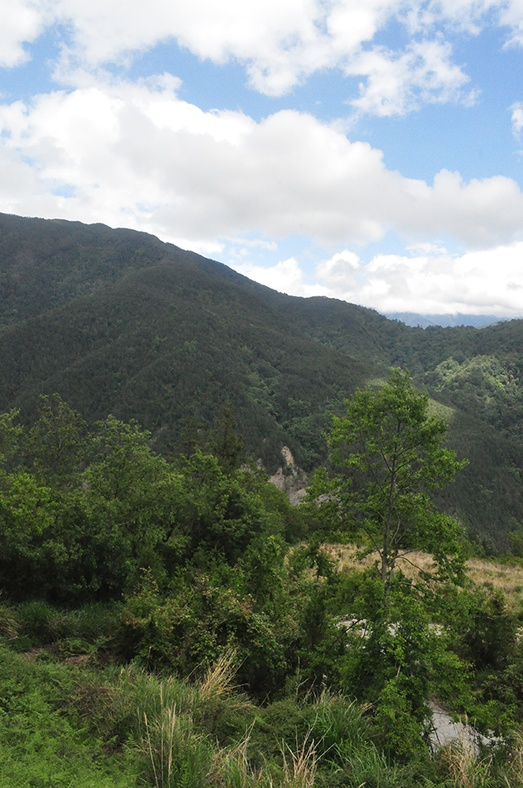
#> input picture para11.jpg, 523 x 788 px, shrunk from 664 x 1000 before the run
$ python stitch.py
#> lines starting #> are read from the running program, lines starting #| are printed output that depends on the picture; after the words box and inside, x2 and y2 are one past the last pixel; in counts of white or black regions, pixels touching at a corner belong together
#!/usr/bin/env python3
import cv2
import numpy as np
import argparse
import sys
import os

# ANSI color codes for pretty console output
class Colors:
    HEADER = '\033[95m'
    OKBLUE = '\033[94m'
    OKGREEN = '\033[92m'
    WARNING = '\033[93m'
    FAIL = '\033[91m'
    ENDC = '\033[0m'
    BOLD = '\033[1m'

def log_info(msg):
    print(f"{Colors.OKBLUE}[INFO]{Colors.ENDC} {msg}")

def log_success(msg):
    print(f"{Colors.OKGREEN}[SUCCESS]{Colors.ENDC} {Colors.BOLD}{msg}{Colors.ENDC}")

def log_warning(msg):
    print(f"{Colors.WARNING}[WARNING]{Colors.ENDC} {msg}")

def log_error(msg):
    print(f"{Colors.FAIL}[ERROR]{Colors.ENDC} {msg}", file=sys.stderr)

def detect_and_match_features(img1, img2, ratio_threshold=0.7):
    """
    Detect SIFT keypoints and descriptors in both images and match them.
    Filters matches using Lowe's ratio test.
    """
    log_info("Converting images to grayscale...")
    gray1 = cv2.cvtColor(img1, cv2.COLOR_BGR2GRAY)
    gray2 = cv2.cvtColor(img2, cv2.COLOR_BGR2GRAY)

    log_info("Initializing SIFT detector...")
    sift = cv2.SIFT_create()

    log_info("Detecting keypoints and computing descriptors...")
    kp1, des1 = sift.detectAndCompute(gray1, None)
    kp2, des2 = sift.detectAndCompute(gray2, None)

    log_info(f"Image 1: Found {len(kp1)} keypoints.")
    log_info(f"Image 2: Found {len(kp2)} keypoints.")

    if des1 is None or des2 is None:
        log_error("Could not compute descriptors. One of the images might lack texture.")
        return None, None, None, None

    log_info("Matching features using Brute-Force Matcher...")
    bf = cv2.BFMatcher()
    # knnMatch returns k best matches for each descriptor
    matches = bf.knnMatch(des1, des2, k=2)

    # Apply Lowe's ratio test
    good_matches = []
    for match_pair in matches:
        if len(match_pair) == 2:
            m, n = match_pair
            if m.distance < ratio_threshold * n.distance:
                good_matches.append(m)

    log_info(f"Found {len(good_matches)} good matches after Lowe's ratio test (threshold={ratio_threshold}).")
    return kp1, kp2, good_matches, (img1, img2)

def compute_homography(kp1, kp2, matches, min_matches=10):
    """
    Compute the Homography matrix using RANSAC.
    """
    if len(matches) < min_matches:
        log_error(f"Not enough matches to compute homography. Required: {min_matches}, Found: {len(matches)}")
        return None

    log_info("Extracting coordinates of matched keypoints...")
    src_pts = np.float32([kp1[m.queryIdx].pt for m in matches]).reshape(-1, 1, 2)
    dst_pts = np.float32([kp2[m.trainIdx].pt for m in matches]).reshape(-1, 1, 2)

    log_info("Computing Homography matrix using RANSAC...")
    # cv2.RANSAC finds the best perspective transformation while filtering out outliers
    H, mask = cv2.findHomography(src_pts, dst_pts, cv2.RANSAC, 5.0)

    inliers = np.sum(mask)
    log_info(f"RANSAC inliers: {inliers} / {len(matches)} matches ({inliers/len(matches)*100:.1f}%)")

    return H

def blend_images(warped_img1, img2_translated, mask1, mask2):
    """
    Blend two images using a distance-transform-based feathering technique.
    Provides a smooth, seamless transition in the overlapping region.
    """
    log_info("Calculating overlap region and blending weights...")

    # Intersection of both masks is the overlap region
    overlap = cv2.bitwise_and(mask1, mask2)

    if np.sum(overlap) == 0:
        log_warning("No overlap detected. Performing a simple direct merge.")
        # Direct merge
        result = np.where(img2_translated > 0, img2_translated, warped_img1)
        return result

    # Compute distance transforms to find distance to the boundaries of masks
    dist1 = cv2.distanceTransform(mask1, cv2.DIST_L2, 3)
    dist2 = cv2.distanceTransform(mask2, cv2.DIST_L2, 3)

    # Normalize distances in the overlap region
    dist_sum = dist1 + dist2
    # Avoid division by zero
    dist_sum[dist_sum == 0] = 1e-5

    w1 = dist1 / dist_sum
    w2 = 1.0 - w1

    # Expand dimensions for channel multiplication
    w1_3d = np.expand_dims(w1, axis=2)
    w2_3d = np.expand_dims(w2, axis=2)

    # Build the final output image
    result = np.zeros_like(warped_img1)

    # 1. Areas where only warped_img1 exists
    mask_only1 = (mask1 == 1) & (mask2 == 0)
    result[mask_only1] = warped_img1[mask_only1]

    # 2. Areas where only img2 exists
    mask_only2 = (mask2 == 1) & (mask1 == 0)
    result[mask_only2] = img2_translated[mask_only2]

    # 3. Overlap area blended using weights
    mask_overlap = (overlap > 0)
    blended_overlap = w1_3d * warped_img1 + w2_3d * img2_translated
    result[mask_overlap] = blended_overlap[mask_overlap].astype(np.uint8)

    return result

def stitch_images(img1, img2, H, blend=True):
    """
    Warp img1 using Homography H and stitch it together with img2.
    Translates coordinates to prevent cropping of negative coordinates.
    """
    log_info("Calculating canvas size to prevent cropping...")
    h1, w1 = img1.shape[:2]
    h2, w2 = img2.shape[:2]

    # Corners of img1: [x, y]
    corners_1 = np.float32([[0, 0], [w1, 0], [w1, h1], [0, h1]]).reshape(-1, 1, 2)
    # Project corners of img1 to img2's perspective
    warped_corners_1 = cv2.perspectiveTransform(corners_1, H)

    # Corners of img2
    corners_2 = np.float32([[0, 0], [w2, 0], [w2, h2], [0, h2]]).reshape(-1, 1, 2)

    # Combine all corners to find bounding box of the canvas
    all_corners = np.concatenate((warped_corners_1, corners_2), axis=0)
    x_min, y_min = all_corners.min(axis=0).ravel()
    x_max, y_max = all_corners.max(axis=0).ravel()

    # Determine dimensions of the output canvas
    canvas_w = int(np.ceil(x_max - x_min))
    canvas_h = int(np.ceil(y_max - y_min))

    log_info(f"Target panorama dimensions: {canvas_w}x{canvas_h}")

    # Compute translation offsets
    tx = -x_min
    ty = -y_min

    # Create translation matrix
    T = np.array([[1, 0, tx], [0, 1, ty], [0, 0, 1]], dtype=np.float32)

    # Adjusted homography including translation
    H_translated = T.dot(H)

    log_info("Warping Image 1...")
    warped_img1 = cv2.warpPerspective(img1, H_translated, (canvas_w, canvas_h))

    log_info("Translating Image 2...")
    img2_translated = np.zeros_like(warped_img1)
    # Place img2 onto the translated position
    img2_translated[int(ty):int(ty)+h2, int(tx):int(tx)+w2] = img2

    # Masks for both warped/translated images
    # We convert to grayscale to find non-black pixel masks
    gray_warped1 = cv2.cvtColor(warped_img1, cv2.COLOR_BGR2GRAY)
    mask1 = (gray_warped1 > 0).astype(np.uint8)

    gray_translated2 = cv2.cvtColor(img2_translated, cv2.COLOR_BGR2GRAY)
    mask2 = (gray_translated2 > 0).astype(np.uint8)

    if blend:
        stitched = blend_images(warped_img1, img2_translated, mask1, mask2)
    else:
        log_info("Blending disabled. Performing direct overwrite.")
        stitched = warped_img1.copy()
        # Direct copy of img2 on top of img1 where img2 has pixels
        stitched[mask2 == 1] = img2_translated[mask2 == 1]

    # Crop trailing black borders if any
    # Find bounding box of the non-zero pixels in stitched
    gray_stitched = cv2.cvtColor(stitched, cv2.COLOR_BGR2GRAY)
    coords = cv2.findNonZero(gray_stitched)
    if coords is not None:
        x, y, w, h = cv2.boundingRect(coords)
        stitched = stitched[y:y+h, x:x+w]
        log_info(f"Cropped black outer borders. Final size: {w}x{h}")

    return stitched

def main():
    parser = argparse.ArgumentParser(description="Stitch two overlapping images into a panorama using SIFT.")
    parser.add_argument("--img1", type=str, default="para11.jpg", help="Path to the first image (will be warped).")
    parser.add_argument("--img2", type=str, default="para12.jpg", help="Path to the second image (anchor image).")
    parser.add_argument("--output", type=str, default="panorama.jpg", help="Path to save the stitched panorama.")
    parser.add_argument("--ratio", type=float, default=0.7, help="Lowe's ratio test threshold (default: 0.7).")
    parser.add_argument("--no-blend", action="store_true", help="Disable distance-based blending.")
    parser.add_argument("--save-matches", type=str, default=None, help="Save a visualization of feature matches to this path.")

    args = parser.parse_args()

    if not os.path.exists(args.img1):
        log_error(f"Image 1 not found at path: {args.img1}")
        sys.exit(1)
    if not os.path.exists(args.img2):
        log_error(f"Image 2 not found at path: {args.img2}")
        sys.exit(1)

    log_info(f"Loading images:\n  Image 1: {args.img1}\n  Image 2: {args.img2}")
    img1 = cv2.imread(args.img1)
#> img1 is the input picture: shape (788, 523, 3); mean B, G, R 117.2, 127.1, 117.7
    img2 = cv2.imread(args.img2)
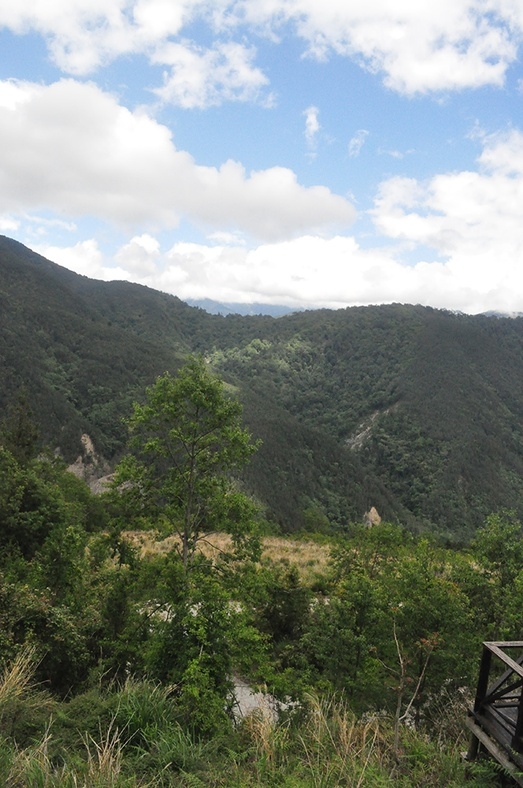
#> input picture para12.jpg, 523 x 788 px, shrunk from 664 x 1000 before the run
#> img2 is the input picture: shape (788, 523, 3); mean B, G, R 124.7, 132.1, 123.9

    if img1 is None:
        log_error(f"Failed to load image 1: {args.img1}")
        sys.exit(1)
    if img2 is None:
        log_error(f"Failed to load image 2: {args.img2}")
        sys.exit(1)

    # 1. Feature detection & matching
    kp1, kp2, matches, images = detect_and_match_features(img1, img2, ratio_threshold=args.ratio)
#> in detect_and_match_features, `gray2 = cv2.cvtColor(img2, cv2.COLOR_BGR2GRAY)`:
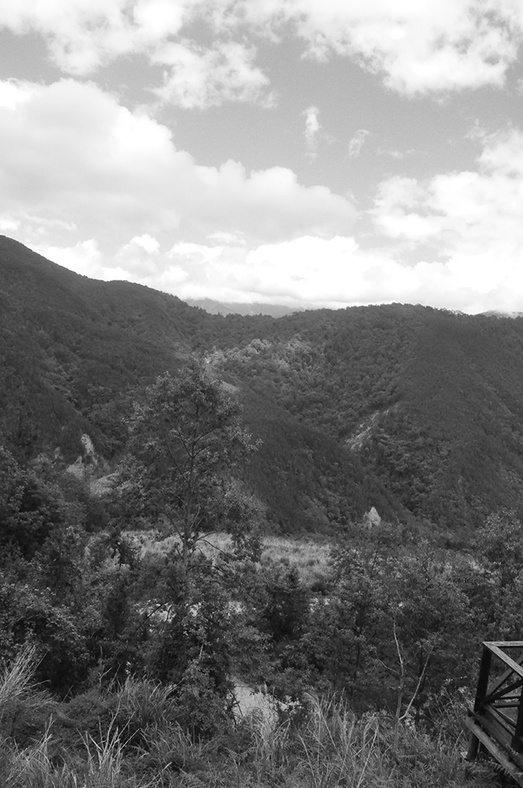
#> gray2: shape (788, 523); min 1, max 255, mean 128.8
#> in detect_and_match_features, `kp1, des1 = sift.detectAndCompute(gray1, None)`: kp1 = 1812 keypoints; strongest (x, y, size): (364, 621, 2.6), (381, 550, 2.2), (455, 575, 2.1), (434, 729, 2)
#> in detect_and_match_features, `kp2, des2 = sift.detectAndCompute(gray2, None)`: kp2 = 1807 keypoints; strongest (x, y, size): (400, 605, 1.9), (226, 708, 2), (170, 620, 2.2), (191, 550, 1.9)
#> in detect_and_match_features, `matches = bf.knnMatch(des1, des2, k=2)`: matches = 1812 matches
#> after the loop in detect_and_match_features, `for match_pair in matches:`: good_matches = 291 matches
#> matches = 291 matches

    if matches is None or len(matches) < 4:
        log_error("Failed to find enough keypoint matches. Panorama cannot be created.")
        sys.exit(1)

    # Optional matches visualization
    if args.save_matches:
        log_info(f"Saving match visualization to: {args.save_matches}")
        matched_viz = cv2.drawMatches(img1, kp1, img2, kp2, matches, None,
                                      flags=cv2.DrawMatchesFlags_NOT_DRAW_SINGLE_POINTS)
        cv2.imwrite(args.save_matches, matched_viz)

    # 2. Homography computation
    H = compute_homography(kp1, kp2, matches)
#> in compute_homography, `src_pts = np.float32([kp1[m.queryIdx].pt for m in matches]).reshape(-1..`: src_pts = 291 rows, first 8: [36.15, 218], [88.17, 223.1], [102.6, 224.5], [150.4, 232.4], [191.3, 252.2], [204.7, 108.9], [209.5, 656.6], [211, 633.4]
#> in compute_homography, `dst_pts = np.float32([kp2[m.trainIdx].pt for m in matches]).reshape(-1..`: dst_pts = 291 rows, first 8: [371, 306.6], [105.3, 280], [354.5, 307.9], [122.3, 279.1], [354.5, 307.9], [176, 297.2], [6.17, 656.8], [7.17, 632]
#> in compute_homography, `H, mask = cv2.findHomography(src_pts, dst_pts, cv2.RANSAC, 5.0)`: H = [[1.24, 0.0218, -266.8], [0.163, 1.18, -77.31], [0.000443, 2.78e-05, 1]]; mask = 291 values, max 1 at index 6, min 0 at index 0, mean 0.935
#> in compute_homography, `inliers = np.sum(mask)`: inliers = 272

    if H is None:
        log_error("Homography estimation failed.")
        sys.exit(1)

    # 3. Stitch & Warp
    blend_enabled = not args.no_blend
    panorama = stitch_images(img1, img2, H, blend=blend_enabled)
#> in stitch_images, `warped_corners_1 = cv2.perspectiveTransform(corners_1, H)`: warped_corners_1 = [[-266.8, -77.31], [308.8, 6.36], [317.1, 745.9], [-244.3, 831.8]]
#> in stitch_images, `all_corners = np.concatenate((warped_corners_1, corners_2), axis=0)`: all_corners = [[-266.8, -77.31], [308.8, 6.36], [317.1, 745.9], [-244.3, 831.8], [0, 0], [523, 0], [523, 788], [0, 788]]
#> in stitch_images, `x_min, y_min = all_corners.min(axis=0).ravel()`: x_min = -266.8; y_min = -77.31
#> in stitch_images, `x_max, y_max = all_corners.max(axis=0).ravel()`: x_max = 523; y_max = 831.8
#> in stitch_images, `canvas_w = int(np.ceil(x_max - x_min))`: canvas_w = 790
#> in stitch_images, `canvas_h = int(np.ceil(y_max - y_min))`: canvas_h = 910
#> in stitch_images, `tx = -x_min`: tx = 266.8
#> in stitch_images, `ty = -y_min`: ty = 77.31
#> in stitch_images, `T = np.array([[1, 0, tx], [0, 1, ty], [0, 0, 1]], dtype=np.float32)`: T = [[1, 0, 266.8], [0, 1, 77.31], [0, 0, 1]]
#> in stitch_images, `H_translated = T.dot(H)`: H_translated = [[1.36, 0.0292, -9.47e-06], [0.197, 1.18, -2.83e-06], [0.000443, 2.78e-05, 1]]
#> in stitch_images, `mask1 = (gray_warped1 > 0).astype(np.uint8)`:
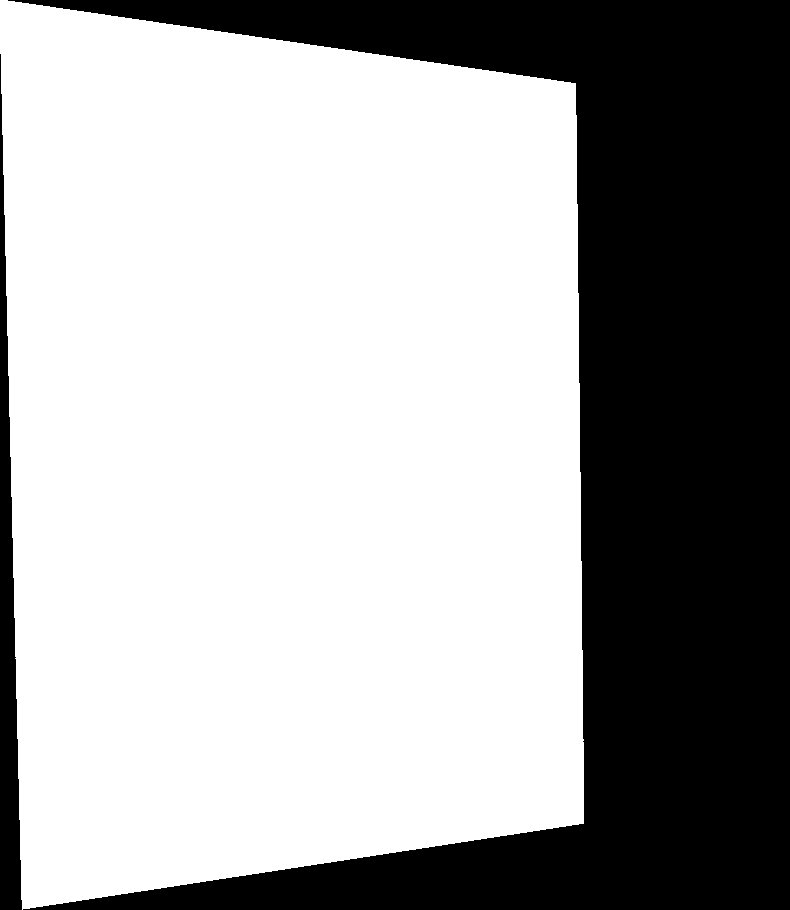
#> mask1: shape (910, 790); values 0 (black) and 1 (white), 65.4% white; 2 black regions, box (x1, y1, x2, y2) and area: (8, 0, 790, 910) 238962, (0, 54, 22, 910) 9523
#> in stitch_images, `mask2 = (gray_translated2 > 0).astype(np.uint8)`: mask2: shape (910, 790); values 0 (black) and 1 (white), 57.3% white; 1 black region, box (x1, y1, x2, y2) and area: (0, 0, 790, 910) 306776
#> in blend_images, `overlap = cv2.bitwise_and(mask1, mask2)`: overlap: shape (910, 790); values 0 (black) and 1 (white), 33.7% white; 1 white region, box (x1, y1, x2, y2) and area: (266, 77, 584, 865) 242082
#> in blend_images, `dist_sum = dist1 + dist2`:
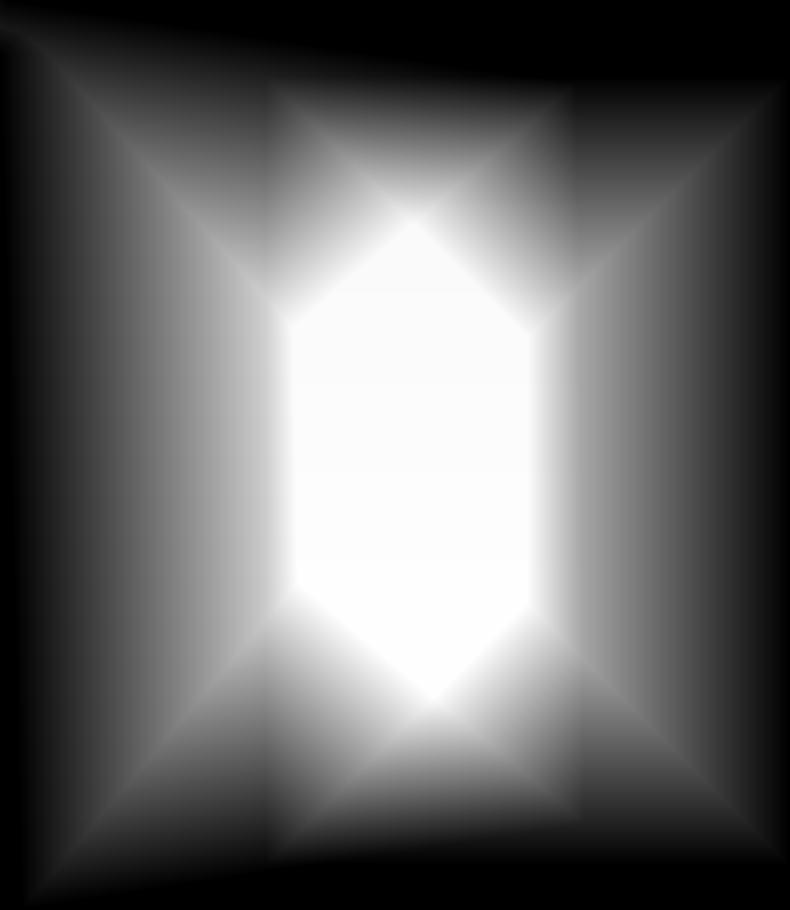
#> dist_sum: shape (910, 790) float32; min 0, max 303.7, mean 124.9; drawn with min black and max white
#> in blend_images, `dist_sum[dist_sum == 0] = 1e-5`: dist_sum: shape (910, 790) float32; 10.91% of pixels changed, all inside (x1, y1, x2, y2) = (0, 0, 790, 910)
#> in blend_images, `mask_only1 = (mask1 == 1) & (mask2 == 0)`: mask_only1: shape (910, 790) bool; 31.8% white; 1 white region, box (x1, y1, x2, y2) and area: (0, 0, 530, 910) 228333
#> in blend_images, `mask_only2 = (mask2 == 1) & (mask1 == 0)`:
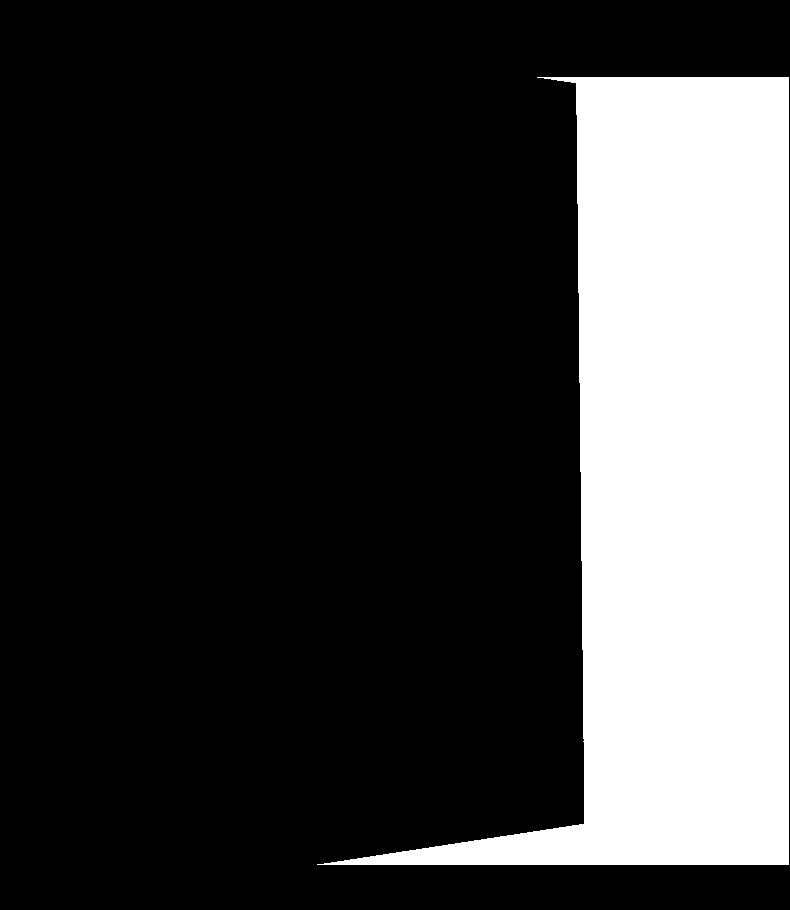
#> mask_only2: shape (910, 790) bool; 23.7% white; 1 white region, box (x1, y1, x2, y2) and area: (317, 77, 789, 865) 170042
#> in blend_images, `result[mask_only2] = img2_translated[mask_only2]`:
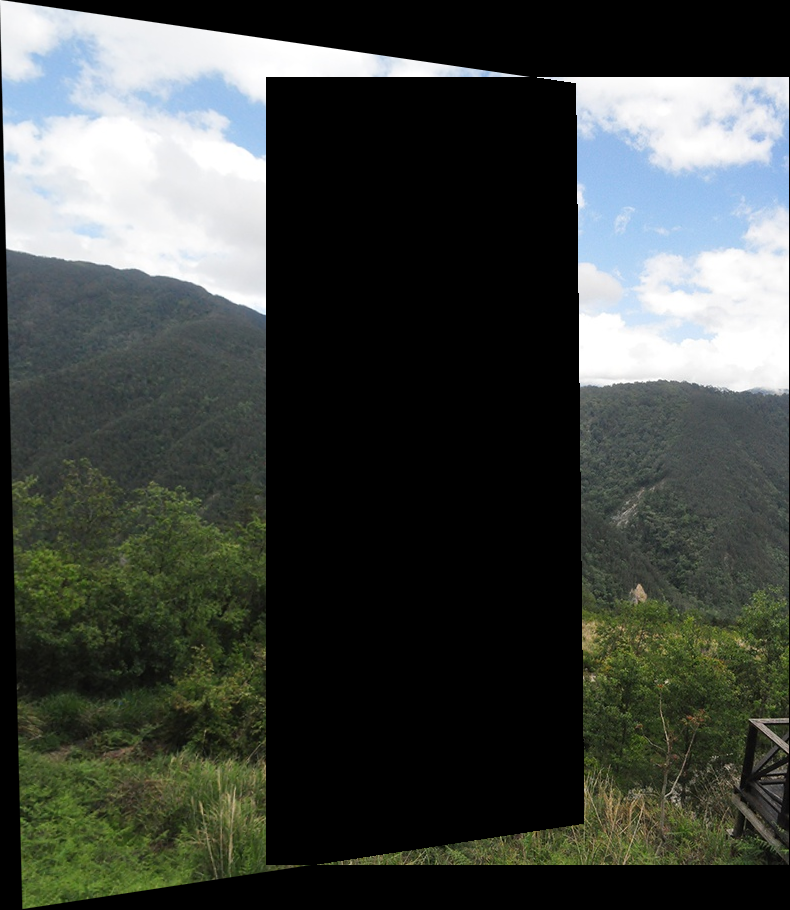
#> result: shape (910, 790, 3); mean B, G, R 65.6, 70.1, 65.4
#> in stitch_images, `gray_stitched = cv2.cvtColor(stitched, cv2.COLOR_BGR2GRAY)`:
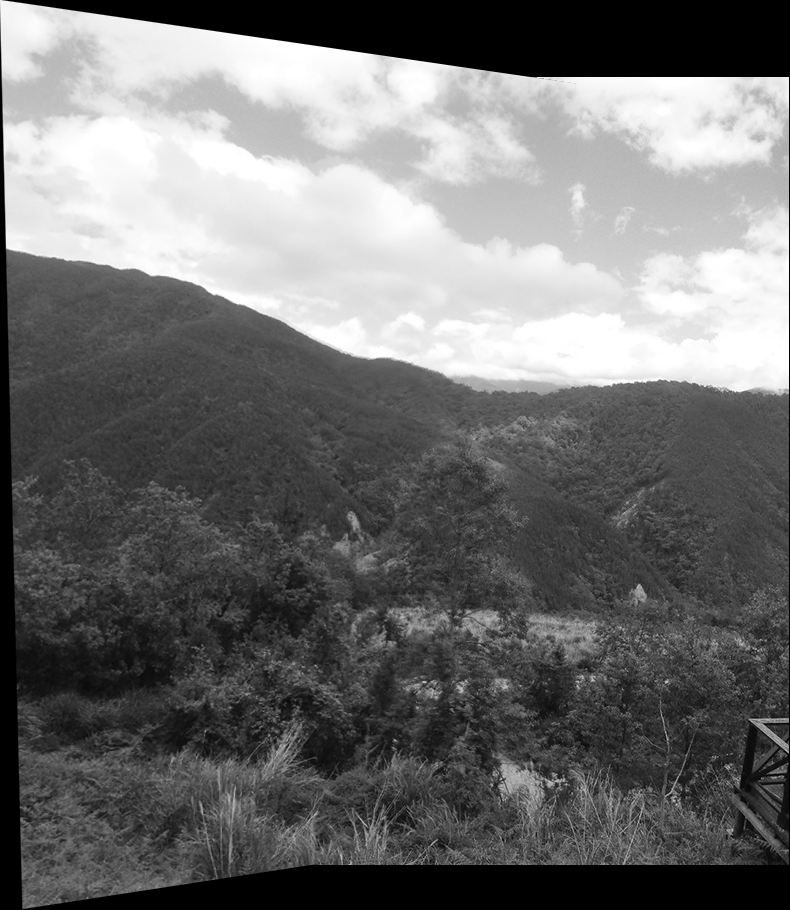
#> gray_stitched: shape (910, 790); min 0, max 255, mean 111.1
#> in stitch_images, `coords = cv2.findNonZero(gray_stitched)`: coords = contour of 640457 points, box (x1, y1, x2, y2) (0, 0, 789, 910), area 319286
#> in stitch_images, `x, y, w, h = cv2.boundingRect(coords)`: x = 0; w = 789; h = 910

    # 4. Save result
    log_info(f"Saving panorama to: {args.output}")
    cv2.imwrite(args.output, panorama)
    log_success(f"Successfully stitched and saved to {args.output}!")

if __name__ == "__main__":
    main()
